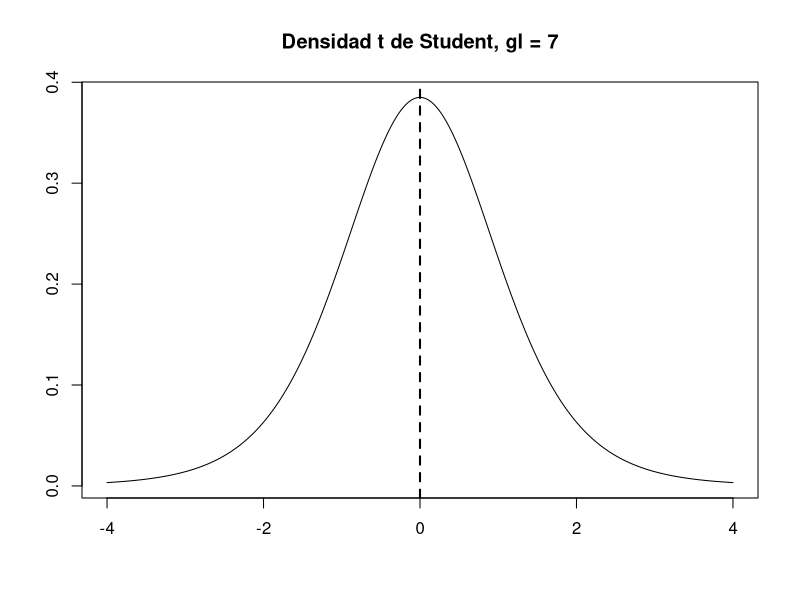
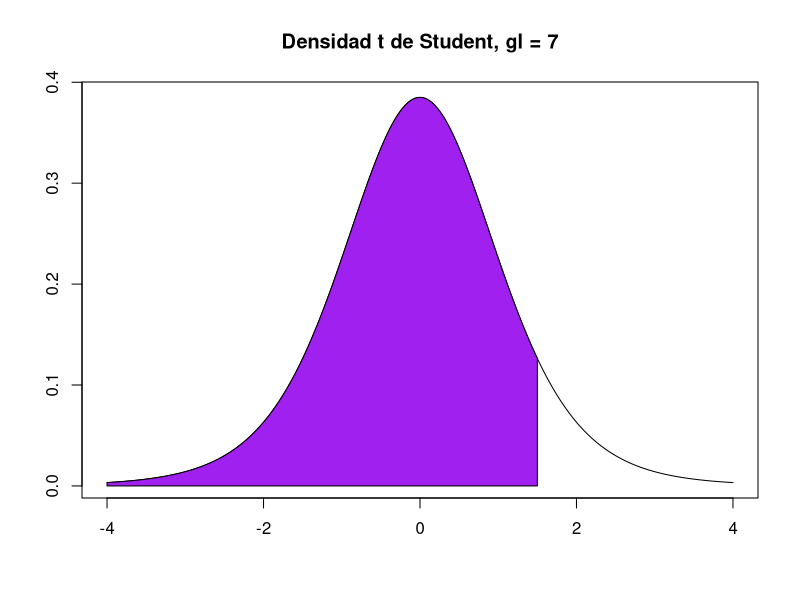
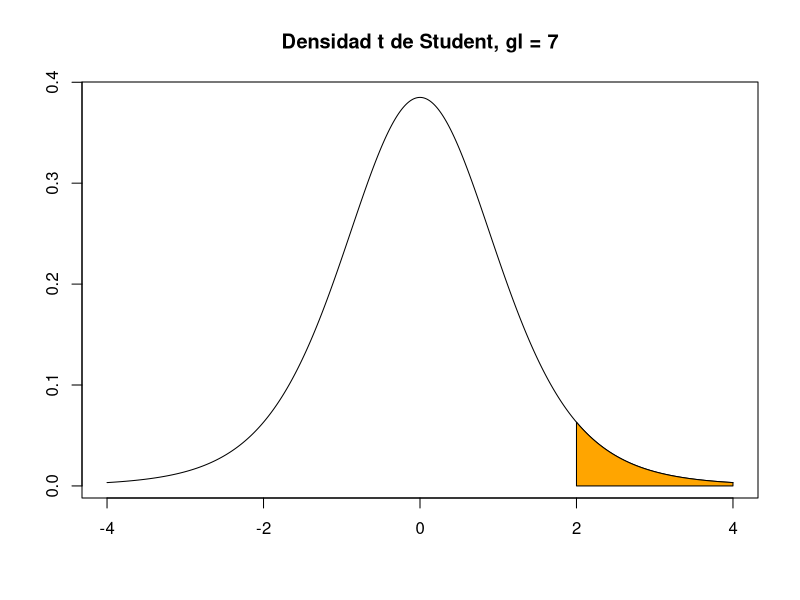
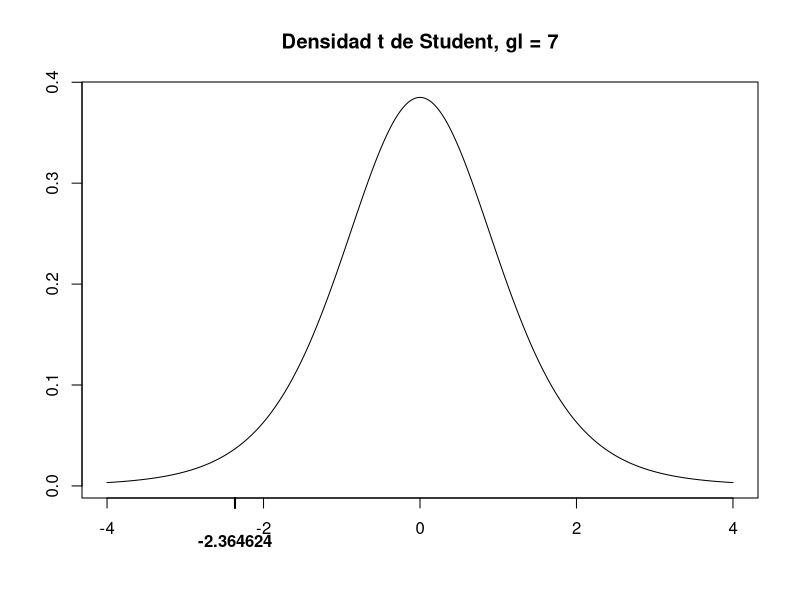
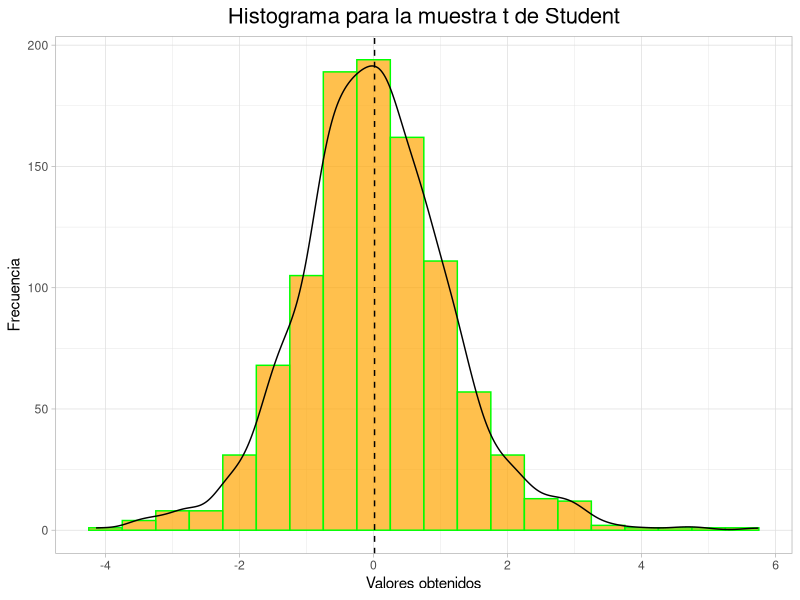

These figures' R source, in order:
library(ggplot2) # Utilizaremos estos paquetes para algunas gráficas
library(reshape2)


x <- seq(-4, 4, 0.01) # Algunos valores que puede tomar la v.a. T con 7 gl
y <- dt(x, df = 7) # Valores correspondientes de la densidad t de Student con 7 gl
plot(x, y, type = "l", main = "Densidad t de Student, gl = 7", xlab="", ylab="")
abline(v = 0, lwd=2, lty=2)

pt(q = 1.5, df = 7)

plot(x, y, type = "l", main = "Densidad t de Student, gl = 7", xlab="", ylab="")
polygon(c(min(x), x[x<=1.5], 1.5), c(0, y[x<=1.5], 0), col="purple")

pt(q = 2, df = 7, lower.tail = FALSE)

plot(x, y, type = "l", main = "Densidad t de Student, gl = 7", xlab="", ylab="")
polygon(c(2, x[x>=2], max(x)), c(0, y[x>=2], 0), col="orange")

(d <- qt(p = 0.025, df = 7))

pt(q = d, df = 7)

plot(x, y, type = "l", main = "Densidad t de Student, gl = 7", xlab="", ylab="")
axis(side = 1, at = d, font = 2, padj = 1, lwd = 2)

set.seed(777) # Para poder reproducir la muestra en el futuro
muestra <- rt(n = 1000, df = 7)
length(muestra); mdf <- as.data.frame(muestra)
tail(mdf)

ggplot(mdf, aes(muestra)) + 
  geom_histogram(colour = 'green', 
                 fill = 'orange',
                 alpha = 0.7, # Intensidad del color fill
                 binwidth = 0.5) + 
  geom_density(aes(y = 0.5*..count..))+
  geom_vline(xintercept = mean(mdf$muestra), linetype="dashed", color = "black") + 
  ggtitle('Histograma para la muestra t de Student') + 
  labs(x = 'Valores obtenidos', y = 'Frecuencia')+
  theme_light() +
  theme(plot.title = element_text(hjust = 0.5, size = 16))  

